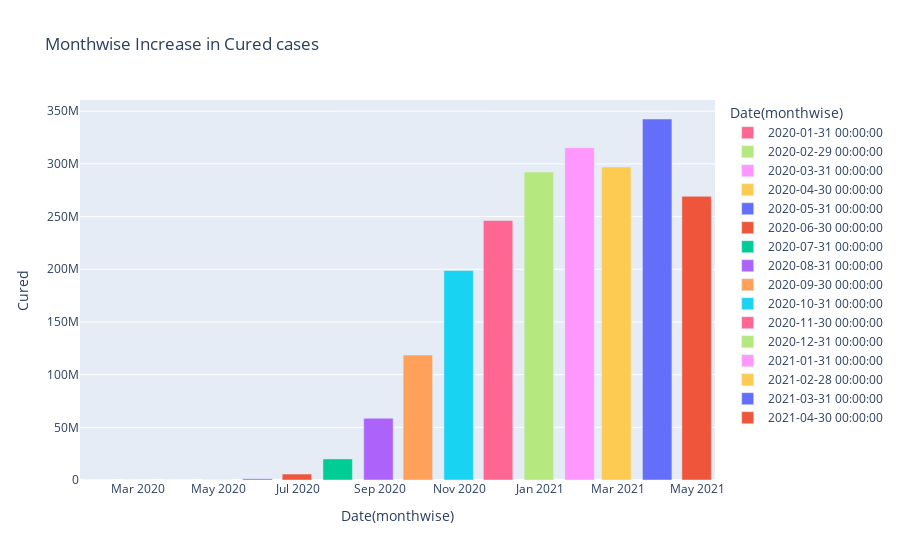

This figure's notebook cell:
### Code cell
fig = px.bar(month_wise, x='Date', y='Cured',
             hover_data=['Confirmed','Deaths'], color='Date',
             labels={'Date':'Date(monthwise)'},
             title="Monthwise Increase in Cured cases")
fig.show()

### Figure 1 — Plotly figure (JSON) as saved in the notebook; plotly's stock layout.template omitted (floating-point values rounded to 4 significant figures)
{"data": [{"alignmentgroup": "True", "customdata": [[2, 0]], "hovertemplate": "Date(monthwise)=%{x}<br>Cured=%{y}<br>Confirmed=%{customdata[0]}<br>Deaths=%{customdata[1]}<extra></extra>", "legendgroup": "2020-01-31 00:00:00", "marker": {"color": "#FF6692"}, "name": "2020-01-31 00:00:00", "offsetgroup": "2020-01-31 00:00:00", "orientation": "v", "showlegend": true, "textposition": "auto", "type": "bar", "x": ["2020-01-31T00:00:00"], "xaxis": "x", "y": [0], "yaxis": "y"}, {"alignmentgroup": "True", "customdata": [[86, 0]], "hovertemplate": "Date(monthwise)=%{x}<br>Cured=%{y}<br>Confirmed=%{customdata[0]}<br>Deaths=%{customdata[1]}<extra></extra>", "legendgroup": "2020-02-29 00:00:00", "marker": {"color": "#B6E880"}, "name": "2020-02-29 00:00:00", "offsetgroup": "2020-02-29 00:00:00", "orientation": "v", "showlegend": true, "textposition": "auto", "type": "bar", "x": ["2020-02-29T00:00:00"], "xaxis": "x", "y": [0], "yaxis": "y"}, {"alignmentgroup": "True", "customdata": [[9687, 202]], "hovertemplate": "Date(monthwise)=%{x}<br>Cured=%{y}<br>Confirmed=%{customdata[0]}<br>Deaths=%{customdata[1]}<extra></extra>", "legendgroup": "2020-03-31 00:00:00", "marker": {"color": "#FF97FF"}, "name": "2020-03-31 00:00:00", "offsetgroup": "2020-03-31 00:00:00", "orientation": "v", "showlegend": true, "textposition": "auto", "type": "bar", "x": ["2020-03-31T00:00:00"], "xaxis": "x", "y": [808], "yaxis": "y"}, {"alignmentgroup": "True", "customdata": [[422442, 13270]], "hovertemplate": "Date(monthwise)=%{x}<br>Cured=%{y}<br>Confirmed=%{customdata[0]}<br>Deaths=%{customdata[1]}<extra></extra>", "legendgroup": "2020-04-30 00:00:00", "marker": {"color": "#FECB52"}, "name": "2020-04-30 00:00:00", "offsetgroup": "2020-04-30 00:00:00", "orientation": "v", "showlegend": true, "textposition": "auto", "type": "bar", "x": ["2020-04-30T00:00:00"], "xaxis": "x", "y": [75443], "yaxis": "y"}, {"alignmentgroup": "True", "customdata": [[2938234, 89834]], "hovertemplate": "Date(monthwise)=%{x}<br>Cured=%{y}<br>Confirmed=%{customdata[0]}<br>Deaths=%{customdata[1]}<extra></extra>", "legendgroup": "2020-05-31 00:00:00", "marker": {"color": "#636efa"}, "name": "2020-05-31 00:00:00", "offsetgroup": "2020-05-31 00:00:00", "orientation": "v", "showlegend": true, "textposition": "auto", "type": "bar", "x": ["2020-05-31T00:00:00"], "xaxis": "x", "y": [1133341], "yaxis": "y"}, {"alignmentgroup": "True", "customdata": [[10558374, 319690]], "hovertemplate": "Date(monthwise)=%{x}<br>Cured=%{y}<br>Confirmed=%{customdata[0]}<br>Deaths=%{customdata[1]}<extra></extra>", "legendgroup": "2020-06-30 00:00:00", "marker": {"color": "#EF553B"}, "name": "2020-06-30 00:00:00", "offsetgroup": "2020-06-30 00:00:00", "orientation": "v", "showlegend": true, "textposition": "auto", "type": "bar", "x": ["2020-06-30T00:00:00"], "xaxis": "x", "y": [5668946], "yaxis": "y"}, {"alignmentgroup": "True", "customdata": [[31726501, 793511]], "hovertemplate": "Date(monthwise)=%{x}<br>Cured=%{y}<br>Confirmed=%{customdata[0]}<br>Deaths=%{customdata[1]}<extra></extra>", "legendgroup": "2020-07-31 00:00:00", "marker": {"color": "#00cc96"}, "name": "2020-07-31 00:00:00", "offsetgroup": "2020-07-31 00:00:00", "orientation": "v", "showlegend": true, "textposition": "auto", "type": "bar", "x": ["2020-07-31T00:00:00"], "xaxis": "x", "y": [19980130], "yaxis": "y"}, {"alignmentgroup": "True", "customdata": [[80749620, 1553468]], "hovertemplate": "Date(monthwise)=%{x}<br>Cured=%{y}<br>Confirmed=%{customdata[0]}<br>Deaths=%{customdata[1]}<extra></extra>", "legendgroup": "2020-08-31 00:00:00", "marker": {"color": "#ab63fa"}, "name": "2020-08-31 00:00:00", "offsetgroup": "2020-08-31 00:00:00", "orientation": "v", "showlegend": true, "textposition": "auto", "type": "bar", "x": ["2020-08-31T00:00:00"], "xaxis": "x", "y": [58580895], "yaxis": "y"}, {"alignmentgroup": "True", "customdata": [[149113758, 2443374]], "hovertemplate": "Date(monthwise)=%{x}<br>Cured=%{y}<br>Confirmed=%{customdata[0]}<br>Deaths=%{customdata[1]}<extra></extra>", "legendgroup": "2020-09-30 00:00:00", "marker": {"color": "#FFA15A"}, "name": "2020-09-30 00:00:00", "offsetgroup": "2020-09-30 00:00:00", "orientation": "v", "showlegend": true, "textposition": "auto", "type": "bar", "x": ["2020-09-30T00:00:00"], "xaxis": "x", "y": [118592934], "yaxis": "y"}, {"alignmentgroup": "True", "customdata": [[226770312, 3457615]], "hovertemplate": "Date(monthwise)=%{x}<br>Cured=%{y}<br>Confirmed=%{customdata[0]}<br>Deaths=%{customdata[1]}<extra></extra>", "legendgroup": "2020-10-31 00:00:00", "marker": {"color": "#19d3f3"}, "name": "2020-10-31 00:00:00", "offsetgroup": "2020-10-31 00:00:00", "orientation": "v", "showlegend": true, "textposition": "auto", "type": "bar", "x": ["2020-10-31T00:00:00"], "xaxis": "x", "y": [198824412], "yaxis": "y"}, {"alignmentgroup": "True", "customdata": [[264556412, 3894165]], "hovertemplate": "Date(monthwise)=%{x}<br>Cured=%{y}<br>Confirmed=%{customdata[0]}<br>Deaths=%{customdata[1]}<extra></extra>", "legendgroup": "2020-11-30 00:00:00", "marker": {"color": "#FF6692"}, "name": "2020-11-30 00:00:00", "offsetgroup": "2020-11-30 00:00:00", "orientation": "v", "showlegend": true, "textposition": "auto", "type": "bar", "x": ["2020-11-30T00:00:00"], "xaxis": "x", "y": [246213201], "yaxis": "y"}, {"alignmentgroup": "True", "customdata": [[307177353, 4457379]], "hovertemplate": "Date(monthwise)=%{x}<br>Cured=%{y}<br>Confirmed=%{customdata[0]}<br>Deaths=%{customdata[1]}<extra></extra>", "legendgroup": "2020-12-31 00:00:00", "marker": {"color": "#B6E880"}, "name": "2020-12-31 00:00:00", "offsetgroup": "2020-12-31 00:00:00", "orientation": "v", "showlegend": true, "textposition": "auto", "type": "bar", "x": ["2020-12-31T00:00:00"], "xaxis": "x", "y": [292244085], "yaxis": "y"}, {"alignmentgroup": "True", "customdata": [[326469747, 4709167]], "hovertemplate": "Date(monthwise)=%{x}<br>Cured=%{y}<br>Confirmed=%{customdata[0]}<br>Deaths=%{customdata[1]}<extra></extra>", "legendgroup": "2021-01-31 00:00:00", "marker": {"color": "#FF97FF"}, "name": "2021-01-31 00:00:00", "offsetgroup": "2021-01-31 00:00:00", "orientation": "v", "showlegend": true, "textposition": "auto", "type": "bar", "x": ["2021-01-31T00:00:00"], "xaxis": "x", "y": [315332019], "yaxis": "y"}, {"alignmentgroup": "True", "customdata": [[305631803, 4359434]], "hovertemplate": "Date(monthwise)=%{x}<br>Cured=%{y}<br>Confirmed=%{customdata[0]}<br>Deaths=%{customdata[1]}<extra></extra>", "legendgroup": "2021-02-28 00:00:00", "marker": {"color": "#FECB52"}, "name": "2021-02-28 00:00:00", "offsetgroup": "2021-02-28 00:00:00", "orientation": "v", "showlegend": true, "textposition": "auto", "type": "bar", "x": ["2021-02-28T00:00:00"], "xaxis": "x", "y": [297133802], "yaxis": "y"}, {"alignmentgroup": "True", "customdata": [[356305616, 4935253]], "hovertemplate": "Date(monthwise)=%{x}<br>Cured=%{y}<br>Confirmed=%{customdata[0]}<br>Deaths=%{customdata[1]}<extra></extra>", "legendgroup": "2021-03-31 00:00:00", "marker": {"color": "#636efa"}, "name": "2021-03-31 00:00:00", "offsetgroup": "2021-03-31 00:00:00", "orientation": "v", "showlegend": true, "textposition": "auto", "type": "bar", "x": ["2021-03-31T00:00:00"], "xaxis": "x", "y": [342610397], "yaxis": "y"}, {"alignmentgroup": "True", "customdata": [[300740086, 3764157]], "hovertemplate": "Date(monthwise)=%{x}<br>Cured=%{y}<br>Confirmed=%{customdata[0]}<br>Deaths=%{customdata[1]}<extra></extra>", "legendgroup": "2021-04-30 00:00:00", "marker": {"color": "#EF553B"}, "name": "2021-04-30 00:00:00", "offsetgroup": "2021-04-30 00:00:00", "orientation": "v", "showlegend": true, "textposition": "auto", "type": "bar", "x": ["2021-04-30T00:00:00"], "xaxis": "x", "y": [269239666], "yaxis": "y"}], "layout": {"barmode": "relative", "legend": {"title": {"text": "Date(monthwise)"}, "tracegroupgap": 0}, "title": {"text": "Monthwise Increase in Cured cases"}, "xaxis": {"anchor": "y", "categoryarray": [1580428800000000000, 1582934400000000000, 1585612800000000000, 1588204800000000000, 1590883200000000000, 1593475200000000000, 1596153600000000000, 1598832000000000000, 1601424000000000000, 1604102400000000000, 1606694400000000000, 1609372800000000000, 1612051200000000000, 1614470400000000000, 1617148800000000000, 1619740800000000000], "categoryorder": "array", "domain": [0, 1], "title": {"text": "Date(monthwise)"}}, "yaxis": {"anchor": "x", "domain": [0, 1], "title": {"text": "Cured"}}}}
